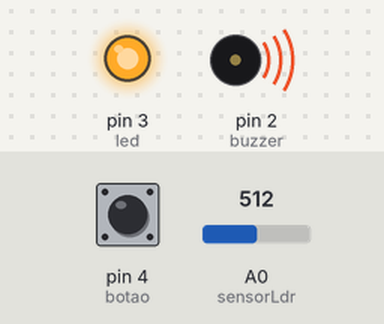
The sketch below on a simulated Arduino Uno, built with avr-gcc and run on an emulated ATmega328P. Parts: output pins drawn as LEDs (lit = HIGH), buzzer (waves = sounding). The inputs (shaded band) are chosen by the test bench; at power-on: pin 4 (botao) HIGH, A0 (sensorLdr) = 512.

Above: at 0.1 s.
Timing chart, 0 to 1.6 s (numbered marks = the images above):
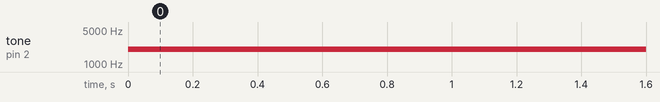

The sketch:

alarme.ino
```cpp
const int buzzer = 2; //declaraçao e definiçao de constante da porta digital 2 para o buzzer
const int led = 3; //declaraçao e definiçao de constante da porta digital 3 para o led
const int botao = 4;//declaraçao e definiçao de constante da porta digital 4 para o botão
const int sensorLdr = 0; //declaraçao e definiçao de constante da porta analogia 0 para o buzzer
int estadoBotao = 0; //variavel que recebe valor do ldr
int valorLdr = 0; //declaração da variavel ldr
void setup() {
  pinMode(buzzer, OUTPUT); //definiçao do pino 2 como saida
  pinMode(led, OUTPUT); //definiçao do pino 3 como saida
  pinMode(botao,INPUT); //definição do pino 4 como entrada
  digitalWrite(led, HIGH); //liga o led que faz feixe de luz no sensor ldr
}

void loop() {
  estadoBotao = !digitalRead(botao); //variavel recebe estado HIGH ou LOW do botão/
  analogRead(sensorLdr); //faz leitura da porta analógica
  valorLdr = analogRead(sensorLdr); //atribuindo valor analogico lido a variavel valorLdr
  if(valorLdr<=700){ //testa se a variavel está abaixo de 700, valor testado e precalibrado
    tone(buzzer,2000); //emite bip de buzzer
  }else{
    if(estadoBotao==HIGH){ //testa se estado do botão é HIGH ele desativa o buzzer
      noTone(buzzer);
    }
  }
}
```

Measured:
- by itself, tone on pin 2 (buzzer): silent → 2000 Hz at 0.00 s
